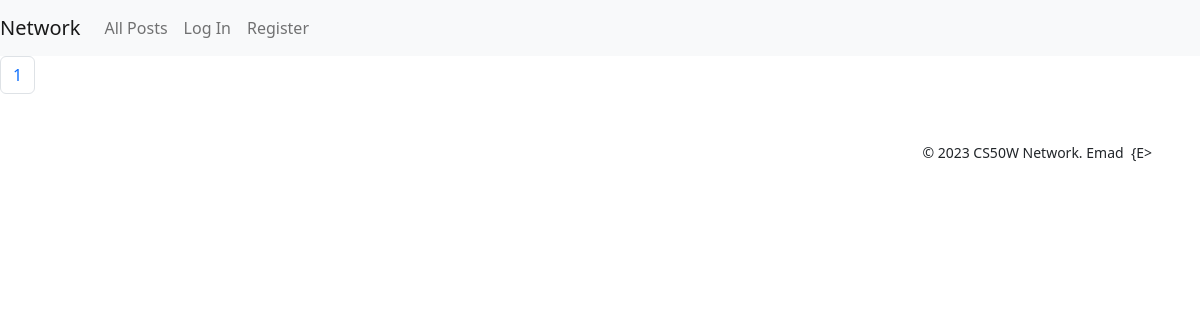
/, run on an earlier commit of the app's database.
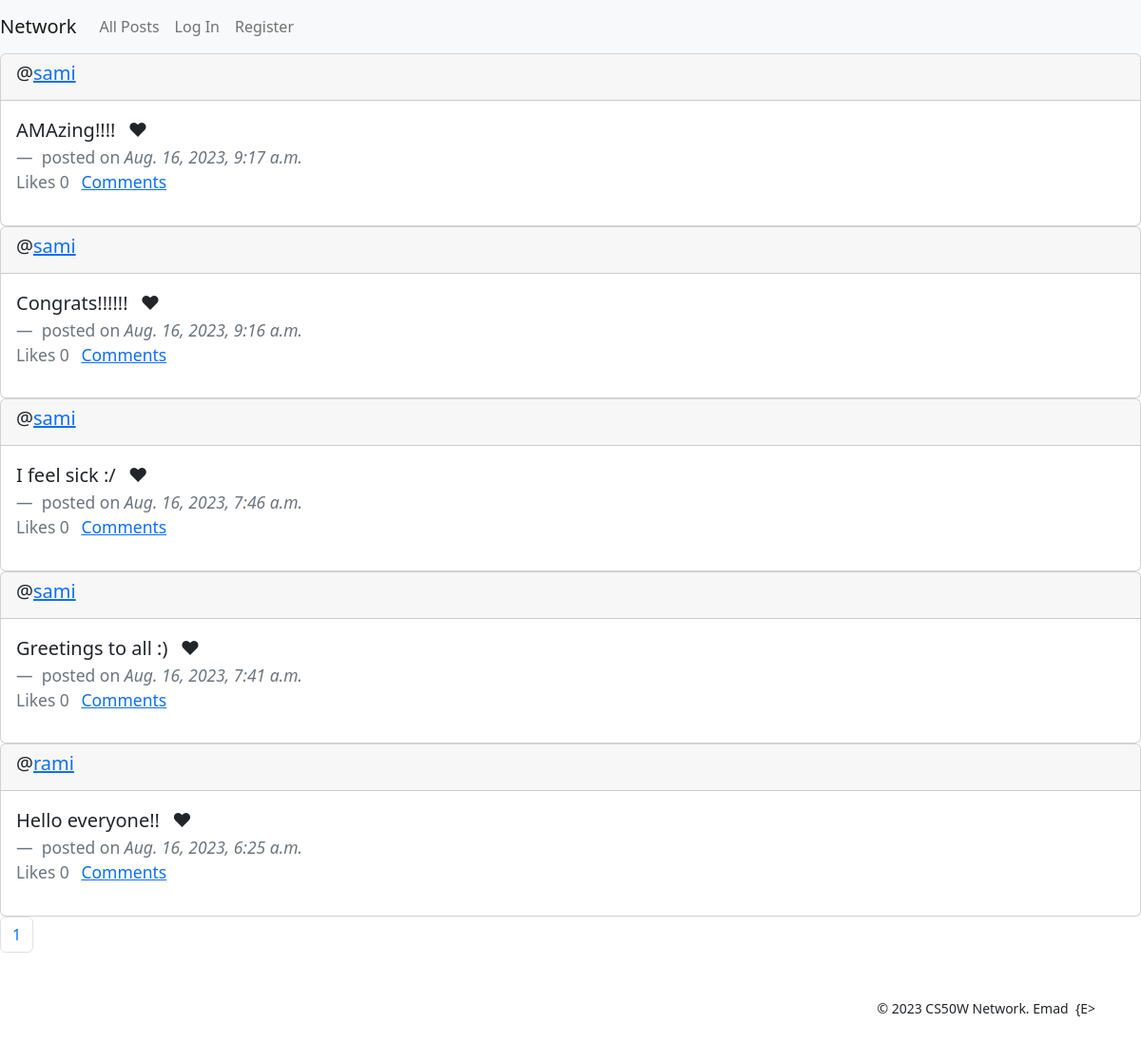
And on a later commit of the database.
### network/models.py (models this page shows, shortened)
class Post(models.Model):
    content = models.TextField(blank=True)
    date_posted = models.DateTimeField(auto_now_add=True)    # automatically populated with current date
    author = models.ForeignKey(User, on_delete=models.CASCADE, blank=True, null=True, related_name="user_posts")
    likes = models.IntegerField(default=0)

class User(AbstractUser):
    followers = models.ManyToManyField('self', symmetrical=False, blank=True, null=True, related_name='following')

### network/views.py (the view)
# urls.py: path("", views.index, name="index"),
def index(request):
    param_all = request.GET.get("all")
    all_posts = Post.objects.order_by("-date_posted").all()
    return render(request, "network/index.html", context={
        'page': pagination(request, all_posts),
        'creation_available': False if param_all else True,
    })

### network/views.py (called while the page is built)
def pagination(request, objects_list):
    paginator = Paginator(objects_list, 10)
    page_number = request.GET.get('page')
    page = paginator.get_page(page_number)
    return page

### network/templates/network/index.html (shortened to what this page needs)
{% extends "network/layout.html" %}
{% block body %}
    <div>
        {% for post in page %}
            <div class="card">
                <div class="card-header">
                    <h5>@<a href="{% url 'profile' post.author.id %}">{{post.author}}</a></h5>
                </div>
                <div class="card-body">
                  <blockquote class="blockquote mb-0">
                    <p class="list-inline-item">
                        {{post.content}}
                    </p>
                    <span class="list-inline-item">❤</span>
                    <footer class="blockquote-footer">
                        <span>
                            {% if edited %}
                                edited on
                            {% else %}
                                posted on
                            {% endif %}
                        </span>
                        <cite title="Source Title">{{post.date_posted}}</cite> <br>
                        <p class="list-inline-item">Likes {{post.likes}}</p>
                        <a href="#" class="list-inline-item">Comments</a>
                    </footer>
                  </blockquote>
                </div>
            </div>
        {% endfor %}
    </div>
    <nav aria-label="Page navigation example">
        <ul class="pagination">
            <li class="page-item"><a class="page-link" href="?page={{ page.number }}">{{page.number}}</a></li>
        </ul>
    </nav>
{% endblock %}

### network/templates/network/layout.html (shortened to what this page needs)
{% load static %}
<!DOCTYPE html>
<html lang="en">
    <head>
        <link href="https://cdn.jsdelivr.net/npm/bootstrap@5.2.3/dist/css/bootstrap.min.css" rel="stylesheet">
  </head>
        <link href="{% static 'network/styles.css' %}" rel="stylesheet">
    </head>
    <body>
        <nav class="navbar navbar-expand-lg navbar-light bg-light">
            <a class="navbar-brand" href="{% url 'index' %}">Network</a>
            <div>
              <ul class="navbar-nav mr-auto">
                <li class="nav-item">
                  <a class="nav-link" href="{% url 'all_posts' %}?all=True">All Posts</a>
                </li>
                {% if user.is_authenticated %}
                    <li class="nav-item">
                        <a class="nav-link" href="#">Following</a>
                    </li>
                    <li class="nav-item">
                        <a class="nav-link" href="{% url 'logout' %}">Log Out</a>
                    </li>
                {% else %}
                    <li class="nav-item">
                        <a class="nav-link" href="{% url 'login' %}">Log In</a>
                    </li>
                    <li class="nav-item">
                        <a class="nav-link" href="{% url 'register' %}">Register</a>
                    </li>
                {% endif %}
              </ul>
            </div>
          </nav>
        <div class="body">
            {% block body %}
            {% endblock %}
        </div>
        <footer>
            <small class="d-flex justify-content-end mx-5 mt-5 mb-2">
                &copy;&nbsp;2023&nbsp;CS50W&nbsp;Network.&nbsp;Emad&nbsp;&nbsp;{E>
            </small>
            <br>
        </footer>
    </body>
</html>

What changed in the data, as far as the page shows it:
added Post: author "sami", content "AMAzing!!!!", date_posted "Aug. 16, 2023, 9:17 a.m.", likes "0"
added Post: author "sami", content "Congrats!!!!!!", date_posted "Aug. 16, 2023, 9:16 a.m.", likes "0"
added Post: author "sami", content "I feel sick :/", date_posted "Aug. 16, 2023, 7:46 a.m.", likes "0"
added Post: author "sami", content "Greetings to all :)", date_posted "Aug. 16, 2023, 7:41 a.m.", likes "0"
added Post: author "rami", content "Hello everyone!!", date_posted "Aug. 16, 2023, 6:25 a.m.", likes "0"
